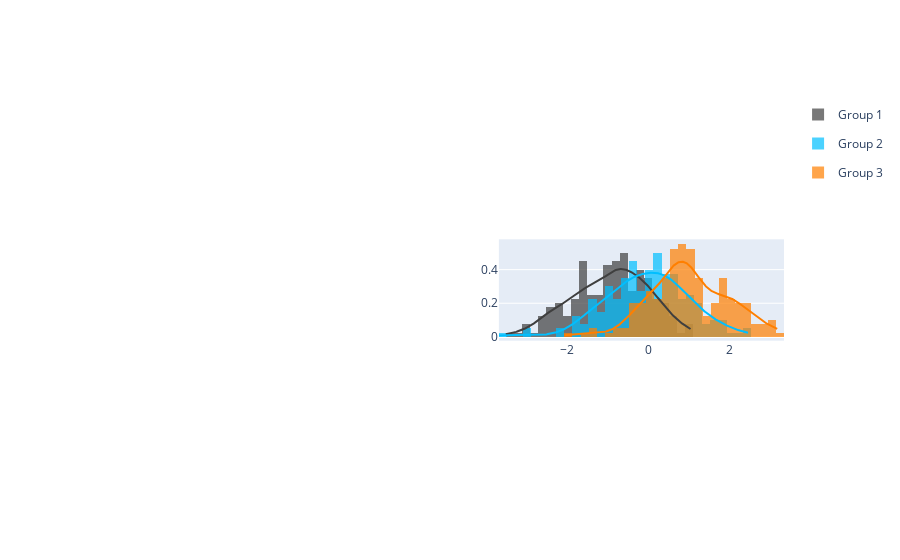

Here is the notebook cell this chart was saved with:
### Code cell
import plotly.graph_objects as go
from plotly.subplots import make_subplots
import plotly.figure_factory as ff
import numpy as np

y1 = np.random.randn(200) - 1
y2 = np.random.randn(200)
y3 = np.random.randn(200) + 1
x = np.linspace(0, 1, 200)

colors = ['#3f3f3f', '#00bfff', '#ff7f00']

fig = make_subplots(
    rows=3, cols=2,
    column_widths=[0.55, 0.45],
    row_heights=[1., 1., 1.])

boxfig= go.Figure(data=[go.Box(x=y1, showlegend=False, notched=True, marker_color="#3f3f3f", name='3'),
                        go.Box(x=y2, showlegend=False, notched=True, marker_color="#00bfff", name='2'),
                        go.Box(x=y3, showlegend=False, notched=True, marker_color="#ff7f00", name='1')])


group_labels = ['Group 1', 'Group 2', 'Group 3']
hist_data = [y1, y2, y3]

distplfig = ff.create_distplot(hist_data, group_labels, colors=colors,
                         bin_size=.2, show_rug=False)

for k in range(len(distplfig.data)):
    fig.add_trace(distplfig.data[k],
    row=2, col=2
)
fig.update_layout(barmode='overlay')
fig.show()

### Figure 1 — Plotly figure (JSON) as saved in the notebook; plotly's stock layout.template omitted (floating-point values rounded to 4 significant figures; data arrays with more than 128 entries replaced by an {"elided": "..."} marker saying what was removed)
{"data": [{"histnorm": "probability density", "legendgroup": "Group 1", "marker": {"color": "#3f3f3f"}, "name": "Group 1", "opacity": 0.7, "type": "histogram", "x": {"elided": "200 float values"}, "xaxis": "x4", "xbins": {"end": 1.042, "size": 0.2, "start": -3.508}, "yaxis": "y4"}, {"histnorm": "probability density", "legendgroup": "Group 2", "marker": {"color": "#00bfff"}, "name": "Group 2", "opacity": 0.7, "type": "histogram", "x": {"elided": "200 float values"}, "xaxis": "x4", "xbins": {"end": 2.459, "size": 0.2, "start": -3.678}, "yaxis": "y4"}, {"histnorm": "probability density", "legendgroup": "Group 3", "marker": {"color": "#ff7f00"}, "name": "Group 3", "opacity": 0.7, "type": "histogram", "x": {"elided": "200 float values"}, "xaxis": "x4", "xbins": {"end": 3.174, "size": 0.2, "start": -2.068}, "yaxis": "y4"}, {"legendgroup": "Group 1", "marker": {"color": "#3f3f3f"}, "mode": "lines", "name": "Group 1", "showlegend": false, "type": "scatter", "x": {"elided": "500 float values"}, "xaxis": "x4", "y": {"elided": "500 float values"}, "yaxis": "y4"}, {"legendgroup": "Group 2", "marker": {"color": "#00bfff"}, "mode": "lines", "name": "Group 2", "showlegend": false, "type": "scatter", "x": {"elided": "500 float values"}, "xaxis": "x4", "y": {"elided": "500 float values"}, "yaxis": "y4"}, {"legendgroup": "Group 3", "marker": {"color": "#ff7f00"}, "mode": "lines", "name": "Group 3", "showlegend": false, "type": "scatter", "x": {"elided": "500 float values"}, "xaxis": "x4", "y": {"elided": "500 float values"}, "yaxis": "y4"}], "layout": {"autosize": true, "barmode": "overlay", "xaxis": {"anchor": "y", "domain": [0, 0.495]}, "xaxis2": {"anchor": "y2", "domain": [0.595, 1]}, "xaxis3": {"anchor": "y3", "domain": [0, 0.495]}, "xaxis4": {"anchor": "y4", "autorange": true, "domain": [0.595, 1], "range": [-3.678, 3.332], "type": "linear"}, "xaxis5": {"anchor": "y5", "domain": [0, 0.495]}, "xaxis6": {"anchor": "y6", "domain": [0.595, 1]}, "yaxis": {"anchor": "x", "domain": [0.7333, 1]}, "yaxis2": {"anchor": "x2", "domain": [0.7333, 1]}, "yaxis3": {"anchor": "x3", "domain": [0.3667, 0.6333]}, "yaxis4": {"anchor": "x4", "autorange": true, "domain": [0.3667, 0.6333], "range": [-0.02235, 0.5801], "type": "linear"}, "yaxis5": {"anchor": "x5", "domain": [0, 0.2667]}, "yaxis6": {"anchor": "x6", "domain": [0, 0.2667]}}}
